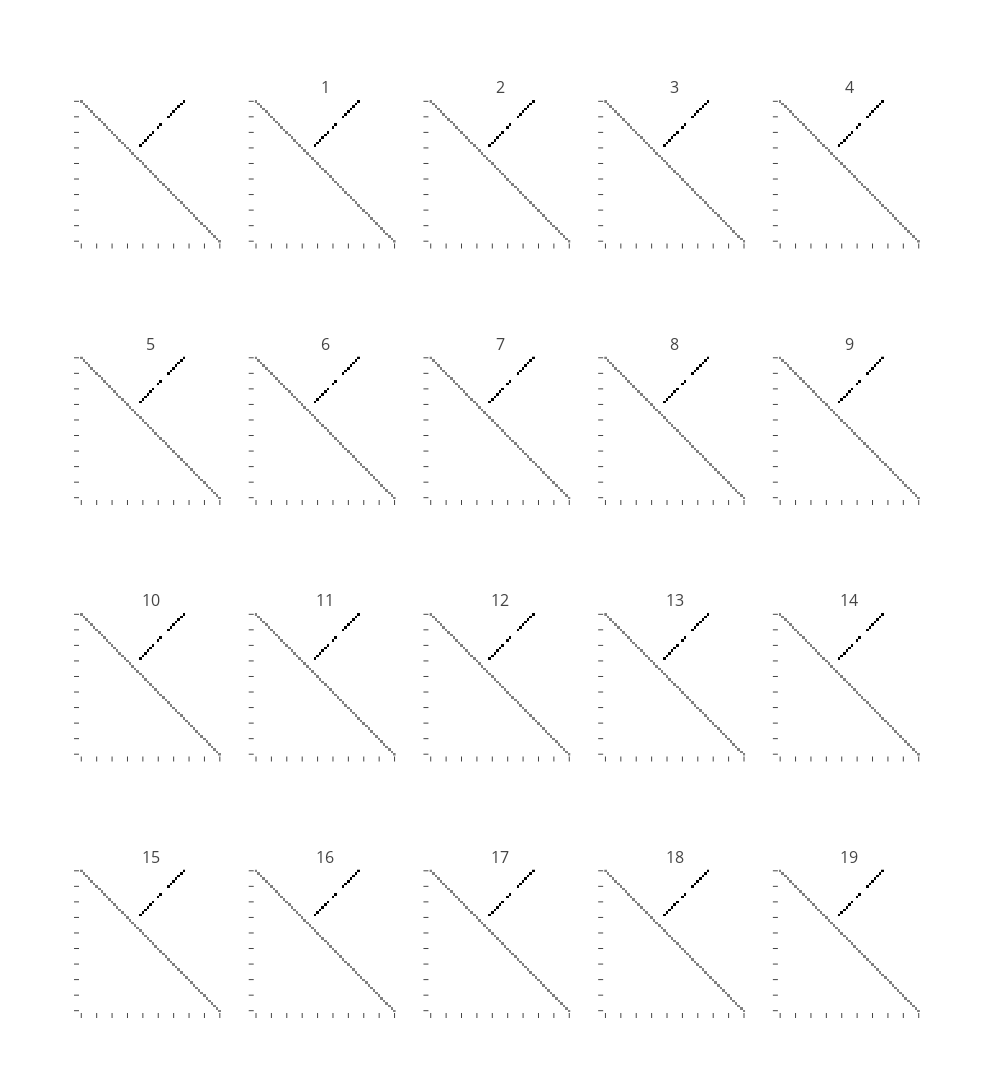

This figure's notebook cell:
### Code cell
n_sample = min(len(pred_idxes), 20)  # not plotting everything! in case there are too many


axis_label = ["{}{}".format(i, x) for i, x in enumerate(seq)]

n_rows = int(np.floor(np.sqrt(n_sample)))
n_cols = int(np.ceil(n_sample/n_rows))
fig = plotly.tools.make_subplots(rows=n_rows, cols=n_cols, subplot_titles=range(n_sample))

# db_strs = []
df_metric = []

for idx_sample in range(n_sample):  
    _pred = make_arr(len(seq), pred_idxes[idx_sample])
    
    # dot-bracket notation
    db_str = arr2db(_pred)
#     db_strs.append(db_str)
#     print idx_sample, db_str
    print idx_sample
    print forna_url(seq, db_str)
    
    # metric
    sensitivity = EvalMetric.sensitivity(_pred, target)
    ppv = EvalMetric.ppv(_pred, target)
    f_measure = EvalMetric.f_measure(sensitivity, ppv)
    print "sensitivity: {}, ppv: {}, f measure: {}".format(sensitivity, ppv, f_measure)
    print logp[idx_sample], pfe[idx_sample]
    print ''
#     df_metric.append({
#         'idx_sample': idx_sample,
#         'seq': seq,
#         'db_str': db_str,
#         'pred': _pred,
#         'sensitivity': sensitivity,
#         'ppv': ppv,
#         'f_measure': f_measure,
#     })
    
    # set diagonal to 0.5, for visualization
    _pred[np.diag_indices_from(_pred)] = 0.5
    trace = go.Heatmap(
                   z=_pred,
                   x=axis_label,
                   y=axis_label,
    reversescale=True,
    showscale=False,
    colorscale='Greys')
    fig.append_trace(trace, idx_sample//n_cols + 1, idx_sample%n_cols + 1)
    

layout = dict(
#     title='prediction_1_step_ar',
#     title='{} {}'.format(idx_sample, db_str),
    xaxis=dict(showticklabels=False, showgrid=False),
    yaxis=dict(autorange='reversed', showticklabels=False, showgrid=False),
     height=1200,
    width=1000,
    )
layout['annotations'] = []
for idx_sample in range(1, n_sample):
    layout["xaxis{}".format(idx_sample+1)]=dict(showticklabels=False, showgrid=False)
    layout["yaxis{}".format(idx_sample+1)]=dict(autorange='reversed', showticklabels=False, showgrid=False)
#     layout['annotations'].append({"text": db_strs[idx_sample]})
fig['layout'].update(layout)
iplot(fig)

### Figure 1 — Plotly figure (JSON) as saved in the notebook; plotly's stock layout.template omitted (floating-point values rounded to 4 significant figures; data arrays with more than 128 entries replaced by an {"elided": "..."} marker saying what was removed)
{"data": [{"colorscale": "Greys", "reversescale": true, "showscale": false, "type": "heatmap", "uid": "bfbb1794-b6e6-4181-bf01-d6095eb895a2", "x": ["0U", "1C", "2A", "3U", "4U", "5U", "6G", "7U", "8A", "9A", "10G", "11U", "12C", "13G", "14C", "15U", "16U", "17U", "18G", "19G", "20A", "21U", "22A", "23A", "24A", "25A", "26G", "27C", "28G", "29U", "30C", "31U", "32G", "33C", "34U", "35A", "36A", "37A", "38U", "39G", "40A", "41C", "42U", "43A", "44A", "45A", "46U", "47G", "48U", "49A", "50A", "51A", "52U", "53G", "54U"], "xaxis": "x", "y": ["0U", "1C", "2A", "3U", "4U", "5U", "6G", "7U", "8A", "9A", "10G", "11U", "12C", "13G", "14C", "15U", "16U", "17U", "18G", "19G", "20A", "21U", "22A", "23A", "24A", "25A", "26G", "27C", "28G", "29U", "30C", "31U", "32G", "33C", "34U", "35A", "36A", "37A", "38U", "39G", "40A", "41C", "42U", "43A", "44A", "45A", "46U", "47G", "48U", "49A", "50A", "51A", "52U", "53G", "54U"], "yaxis": "y", "z": {"elided": "55x55 float values"}}, {"colorscale": "Greys", "reversescale": true, "showscale": false, "type": "heatmap", "uid": "76b280d0-5c22-41ea-8a05-61b54df8cdde", "x": ["0U", "1C", "2A", "3U", "4U", "5U", "6G", "7U", "8A", "9A", "10G", "11U", "12C", "13G", "14C", "15U", "16U", "17U", "18G", "19G", "20A", "21U", "22A", "23A", "24A", "25A", "26G", "27C", "28G", "29U", "30C", "31U", "32G", "33C", "34U", "35A", "36A", "37A", "38U", "39G", "40A", "41C", "42U", "43A", "44A", "45A", "46U", "47G", "48U", "49A", "50A", "51A", "52U", "53G", "54U"], "xaxis": "x2", "y": ["0U", "1C", "2A", "3U", "4U", "5U", "6G", "7U", "8A", "9A", "10G", "11U", "12C", "13G", "14C", "15U", "16U", "17U", "18G", "19G", "20A", "21U", "22A", "23A", "24A", "25A", "26G", "27C", "28G", "29U", "30C", "31U", "32G", "33C", "34U", "35A", "36A", "37A", "38U", "39G", "40A", "41C", "42U", "43A", "44A", "45A", "46U", "47G", "48U", "49A", "50A", "51A", "52U", "53G", "54U"], "yaxis": "y2", "z": {"elided": "55x55 float values"}}, {"colorscale": "Greys", "reversescale": true, "showscale": false, "type": "heatmap", "uid": "fd6eabc8-d45a-4390-82fe-f881a70b1c67", "x": ["0U", "1C", "2A", "3U", "4U", "5U", "6G", "7U", "8A", "9A", "10G", "11U", "12C", "13G", "14C", "15U", "16U", "17U", "18G", "19G", "20A", "21U", "22A", "23A", "24A", "25A", "26G", "27C", "28G", "29U", "30C", "31U", "32G", "33C", "34U", "35A", "36A", "37A", "38U", "39G", "40A", "41C", "42U", "43A", "44A", "45A", "46U", "47G", "48U", "49A", "50A", "51A", "52U", "53G", "54U"], "xaxis": "x3", "y": ["0U", "1C", "2A", "3U", "4U", "5U", "6G", "7U", "8A", "9A", "10G", "11U", "12C", "13G", "14C", "15U", "16U", "17U", "18G", "19G", "20A", "21U", "22A", "23A", "24A", "25A", "26G", "27C", "28G", "29U", "30C", "31U", "32G", "33C", "34U", "35A", "36A", "37A", "38U", "39G", "40A", "41C", "42U", "43A", "44A", "45A", "46U", "47G", "48U", "49A", "50A", "51A", "52U", "53G", "54U"], "yaxis": "y3", "z": {"elided": "55x55 float values"}}, {"colorscale": "Greys", "reversescale": true, "showscale": false, "type": "heatmap", "uid": "379da36b-ce77-47eb-8772-01abffbd396c", "x": ["0U", "1C", "2A", "3U", "4U", "5U", "6G", "7U", "8A", "9A", "10G", "11U", "12C", "13G", "14C", "15U", "16U", "17U", "18G", "19G", "20A", "21U", "22A", "23A", "24A", "25A", "26G", "27C", "28G", "29U", "30C", "31U", "32G", "33C", "34U", "35A", "36A", "37A", "38U", "39G", "40A", "41C", "42U", "43A", "44A", "45A", "46U", "47G", "48U", "49A", "50A", "51A", "52U", "53G", "54U"], "xaxis": "x4", "y": ["0U", "1C", "2A", "3U", "4U", "5U", "6G", "7U", "8A", "9A", "10G", "11U", "12C", "13G", "14C", "15U", "16U", "17U", "18G", "19G", "20A", "21U", "22A", "23A", "24A", "25A", "26G", "27C", "28G", "29U", "30C", "31U", "32G", "33C", "34U", "35A", "36A", "37A", "38U", "39G", "40A", "41C", "42U", "43A", "44A", "45A", "46U", "47G", "48U", "49A", "50A", "51A", "52U", "53G", "54U"], "yaxis": "y4", "z": {"elided": "55x55 float values"}}, {"colorscale": "Greys", "reversescale": true, "showscale": false, "type": "heatmap", "uid": "f21adb4e-90c2-4cc6-9332-ad3cee3b4ce3", "x": ["0U", "1C", "2A", "3U", "4U", "5U", "6G", "7U", "8A", "9A", "10G", "11U", "12C", "13G", "14C", "15U", "16U", "17U", "18G", "19G", "20A", "21U", "22A", "23A", "24A", "25A", "26G", "27C", "28G", "29U", "30C", "31U", "32G", "33C", "34U", "35A", "36A", "37A", "38U", "39G", "40A", "41C", "42U", "43A", "44A", "45A", "46U", "47G", "48U", "49A", "50A", "51A", "52U", "53G", "54U"], "xaxis": "x5", "y": ["0U", "1C", "2A", "3U", "4U", "5U", "6G", "7U", "8A", "9A", "10G", "11U", "12C", "13G", "14C", "15U", "16U", "17U", "18G", "19G", "20A", "21U", "22A", "23A", "24A", "25A", "26G", "27C", "28G", "29U", "30C", "31U", "32G", "33C", "34U", "35A", "36A", "37A", "38U", "39G", "40A", "41C", "42U", "43A", "44A", "45A", "46U", "47G", "48U", "49A", "50A", "51A", "52U", "53G", "54U"], "yaxis": "y5", "z": {"elided": "55x55 float values"}}, {"colorscale": "Greys", "reversescale": true, "showscale": false, "type": "heatmap", "uid": "c4885a21-0144-4778-b410-b67f9386ce82", "x": ["0U", "1C", "2A", "3U", "4U", "5U", "6G", "7U", "8A", "9A", "10G", "11U", "12C", "13G", "14C", "15U", "16U", "17U", "18G", "19G", "20A", "21U", "22A", "23A", "24A", "25A", "26G", "27C", "28G", "29U", "30C", "31U", "32G", "33C", "34U", "35A", "36A", "37A", "38U", "39G", "40A", "41C", "42U", "43A", "44A", "45A", "46U", "47G", "48U", "49A", "50A", "51A", "52U", "53G", "54U"], "xaxis": "x6", "y": ["0U", "1C", "2A", "3U", "4U", "5U", "6G", "7U", "8A", "9A", "10G", "11U", "12C", "13G", "14C", "15U", "16U", "17U", "18G", "19G", "20A", "21U", "22A", "23A", "24A", "25A", "26G", "27C", "28G", "29U", "30C", "31U", "32G", "33C", "34U", "35A", "36A", "37A", "38U", "39G", "40A", "41C", "42U", "43A", "44A", "45A", "46U", "47G", "48U", "49A", "50A", "51A", "52U", "53G", "54U"], "yaxis": "y6", "z": {"elided": "55x55 float values"}}, {"colorscale": "Greys", "reversescale": true, "showscale": false, "type": "heatmap", "uid": "e1cbf63d-b063-4fe9-b11a-25d784140f6f", "x": ["0U", "1C", "2A", "3U", "4U", "5U", "6G", "7U", "8A", "9A", "10G", "11U", "12C", "13G", "14C", "15U", "16U", "17U", "18G", "19G", "20A", "21U", "22A", "23A", "24A", "25A", "26G", "27C", "28G", "29U", "30C", "31U", "32G", "33C", "34U", "35A", "36A", "37A", "38U", "39G", "40A", "41C", "42U", "43A", "44A", "45A", "46U", "47G", "48U", "49A", "50A", "51A", "52U", "53G", "54U"], "xaxis": "x7", "y": ["0U", "1C", "2A", "3U", "4U", "5U", "6G", "7U", "8A", "9A", "10G", "11U", "12C", "13G", "14C", "15U", "16U", "17U", "18G", "19G", "20A", "21U", "22A", "23A", "24A", "25A", "26G", "27C", "28G", "29U", "30C", "31U", "32G", "33C", "34U", "35A", "36A", "37A", "38U", "39G", "40A", "41C", "42U", "43A", "44A", "45A", "46U", "47G", "48U", "49A", "50A", "51A", "52U", "53G", "54U"], "yaxis": "y7", "z": {"elided": "55x55 float values"}}, {"colorscale": "Greys", "reversescale": true, "showscale": false, "type": "heatmap", "uid": "5f45749b-a6e5-444c-966c-ba98746e6582", "x": ["0U", "1C", "2A", "3U", "4U", "5U", "6G", "7U", "8A", "9A", "10G", "11U", "12C", "13G", "14C", "15U", "16U", "17U", "18G", "19G", "20A", "21U", "22A", "23A", "24A", "25A", "26G", "27C", "28G", "29U", "30C", "31U", "32G", "33C", "34U", "35A", "36A", "37A", "38U", "39G", "40A", "41C", "42U", "43A", "44A", "45A", "46U", "47G", "48U", "49A", "50A", "51A", "52U", "53G", "54U"], "xaxis": "x8", "y": ["0U", "1C", "2A", "3U", "4U", "5U", "6G", "7U", "8A", "9A", "10G", "11U", "12C", "13G", "14C", "15U", "16U", "17U", "18G", "19G", "20A", "21U", "22A", "23A", "24A", "25A", "26G", "27C", "28G", "29U", "30C", "31U", "32G", "33C", "34U", "35A", "36A", "37A", "38U", "39G", "40A", "41C", "42U", "43A", "44A", "45A", "46U", "47G", "48U", "49A", "50A", "51A", "52U", "53G", "54U"], "yaxis": "y8", "z": {"elided": "55x55 float values"}}, {"colorscale": "Greys", "reversescale": true, "showscale": false, "type": "heatmap", "uid": "2a13dae4-8015-41fb-92e1-0146fc33b23a", "x": ["0U", "1C", "2A", "3U", "4U", "5U", "6G", "7U", "8A", "9A", "10G", "11U", "12C", "13G", "14C", "15U", "16U", "17U", "18G", "19G", "20A", "21U", "22A", "23A", "24A", "25A", "26G", "27C", "28G", "29U", "30C", "31U", "32G", "33C", "34U", "35A", "36A", "37A", "38U", "39G", "40A", "41C", "42U", "43A", "44A", "45A", "46U", "47G", "48U", "49A", "50A", "51A", "52U", "53G", "54U"], "xaxis": "x9", "y": ["0U", "1C", "2A", "3U", "4U", "5U", "6G", "7U", "8A", "9A", "10G", "11U", "12C", "13G", "14C", "15U", "16U", "17U", "18G", "19G", "20A", "21U", "22A", "23A", "24A", "25A", "26G", "27C", "28G", "29U", "30C", "31U", "32G", "33C", "34U", "35A", "36A", "37A", "38U", "39G", "40A", "41C", "42U", "43A", "44A", "45A", "46U", "47G", "48U", "49A", "50A", "51A", "52U", "53G", "54U"], "yaxis": "y9", "z": {"elided": "55x55 float values"}}, {"colorscale": "Greys", "reversescale": true, "showscale": false, "type": "heatmap", "uid": "405d5fcf-e7a4-46b2-bfb8-10b15d6e8985", "x": ["0U", "1C", "2A", "3U", "4U", "5U", "6G", "7U", "8A", "9A", "10G", "11U", "12C", "13G", "14C", "15U", "16U", "17U", "18G", "19G", "20A", "21U", "22A", "23A", "24A", "25A", "26G", "27C", "28G", "29U", "30C", "31U", "32G", "33C", "34U", "35A", "36A", "37A", "38U", "39G", "40A", "41C", "42U", "43A", "44A", "45A", "46U", "47G", "48U", "49A", "50A", "51A", "52U", "53G", "54U"], "xaxis": "x10", "y": ["0U", "1C", "2A", "3U", "4U", "5U", "6G", "7U", "8A", "9A", "10G", "11U", "12C", "13G", "14C", "15U", "16U", "17U", "18G", "19G", "20A", "21U", "22A", "23A", "24A", "25A", "26G", "27C", "28G", "29U", "30C", "31U", "32G", "33C", "34U", "35A", "36A", "37A", "38U", "39G", "40A", "41C", "42U", "43A", "44A", "45A", "46U", "47G", "48U", "49A", "50A", "51A", "52U", "53G", "54U"], "yaxis": "y10", "z": {"elided": "55x55 float values"}}, {"colorscale": "Greys", "reversescale": true, "showscale": false, "type": "heatmap", "uid": "6c40cf8e-abd5-4f6e-92b1-d6db9f2b1566", "x": ["0U", "1C", "2A", "3U", "4U", "5U", "6G", "7U", "8A", "9A", "10G", "11U", "12C", "13G", "14C", "15U", "16U", "17U", "18G", "19G", "20A", "21U", "22A", "23A", "24A", "25A", "26G", "27C", "28G", "29U", "30C", "31U", "32G", "33C", "34U", "35A", "36A", "37A", "38U", "39G", "40A", "41C", "42U", "43A", "44A", "45A", "46U", "47G", "48U", "49A", "50A", "51A", "52U", "53G", "54U"], "xaxis": "x11", "y": ["0U", "1C", "2A", "3U", "4U", "5U", "6G", "7U", "8A", "9A", "10G", "11U", "12C", "13G", "14C", "15U", "16U", "17U", "18G", "19G", "20A", "21U", "22A", "23A", "24A", "25A", "26G", "27C", "28G", "29U", "30C", "31U", "32G", "33C", "34U", "35A", "36A", "37A", "38U", "39G", "40A", "41C", "42U", "43A", "44A", "45A", "46U", "47G", "48U", "49A", "50A", "51A", "52U", "53G", "54U"], "yaxis": "y11", "z": {"elided": "55x55 float values"}}, {"colorscale": "Greys", "reversescale": true, "showscale": false, "type": "heatmap", "uid": "994d5700-781c-4bf8-af7d-def80b06f17a", "x": ["0U", "1C", "2A", "3U", "4U", "5U", "6G", "7U", "8A", "9A", "10G", "11U", "12C", "13G", "14C", "15U", "16U", "17U", "18G", "19G", "20A", "21U", "22A", "23A", "24A", "25A", "26G", "27C", "28G", "29U", "30C", "31U", "32G", "33C", "34U", "35A", "36A", "37A", "38U", "39G", "40A", "41C", "42U", "43A", "44A", "45A", "46U", "47G", "48U", "49A", "50A", "51A", "52U", "53G", "54U"], "xaxis": "x12", "y": ["0U", "1C", "2A", "3U", "4U", "5U", "6G", "7U", "8A", "9A", "10G", "11U", "12C", "13G", "14C", "15U", "16U", "17U", "18G", "19G", "20A", "21U", "22A", "23A", "24A", "25A", "26G", "27C", "28G", "29U", "30C", "31U", "32G", "33C", "34U", "35A", "36A", "37A", "38U", "39G", "40A", "41C", "42U", "43A", "44A", "45A", "46U", "47G", "48U", "49A", "50A", "51A", "52U", "53G", "54U"], "yaxis": "y12", "z": {"elided": "55x55 float values"}}, {"colorscale": "Greys", "reversescale": true, "showscale": false, "type": "heatmap", "uid": "36b9b334-98d2-4018-850b-07ac9b8d06e6", "x": ["0U", "1C", "2A", "3U", "4U", "5U", "6G", "7U", "8A", "9A", "10G", "11U", "12C", "13G", "14C", "15U", "16U", "17U", "18G", "19G", "20A", "21U", "22A", "23A", "24A", "25A", "26G", "27C", "28G", "29U", "30C", "31U", "32G", "33C", "34U", "35A", "36A", "37A", "38U", "39G", "40A", "41C", "42U", "43A", "44A", "45A", "46U", "47G", "48U", "49A", "50A", "51A", "52U", "53G", "54U"], "xaxis": "x13", "y": ["0U", "1C", "2A", "3U", "4U", "5U", "6G", "7U", "8A", "9A", "10G", "11U", "12C", "13G", "14C", "15U", "16U", "17U", "18G", "19G", "20A", "21U", "22A", "23A", "24A", "25A", "26G", "27C", "28G", "29U", "30C", "31U", "32G", "33C", "34U", "35A", "36A", "37A", "38U", "39G", "40A", "41C", "42U", "43A", "44A", "45A", "46U", "47G", "48U", "49A", "50A", "51A", "52U", "53G", "54U"], "yaxis": "y13", "z": {"elided": "55x55 float values"}}, {"colorscale": "Greys", "reversescale": true, "showscale": false, "type": "heatmap", "uid": "684531a2-f398-4305-82d4-c499d2f6b05d", "x": ["0U", "1C", "2A", "3U", "4U", "5U", "6G", "7U", "8A", "9A", "10G", "11U", "12C", "13G", "14C", "15U", "16U", "17U", "18G", "19G", "20A", "21U", "22A", "23A", "24A", "25A", "26G", "27C", "28G", "29U", "30C", "31U", "32G", "33C", "34U", "35A", "36A", "37A", "38U", "39G", "40A", "41C", "42U", "43A", "44A", "45A", "46U", "47G", "48U", "49A", "50A", "51A", "52U", "53G", "54U"], "xaxis": "x14", "y": ["0U", "1C", "2A", "3U", "4U", "5U", "6G", "7U", "8A", "9A", "10G", "11U", "12C", "13G", "14C", "15U", "16U", "17U", "18G", "19G", "20A", "21U", "22A", "23A", "24A", "25A", "26G", "27C", "28G", "29U", "30C", "31U", "32G", "33C", "34U", "35A", "36A", "37A", "38U", "39G", "40A", "41C", "42U", "43A", "44A", "45A", "46U", "47G", "48U", "49A", "50A", "51A", "52U", "53G", "54U"], "yaxis": "y14", "z": {"elided": "55x55 float values"}}, {"colorscale": "Greys", "reversescale": true, "showscale": false, "type": "heatmap", "uid": "b1446f62-e2fc-4dda-b487-9d6cafcd7cbb", "x": ["0U", "1C", "2A", "3U", "4U", "5U", "6G", "7U", "8A", "9A", "10G", "11U", "12C", "13G", "14C", "15U", "16U", "17U", "18G", "19G", "20A", "21U", "22A", "23A", "24A", "25A", "26G", "27C", "28G", "29U", "30C", "31U", "32G", "33C", "34U", "35A", "36A", "37A", "38U", "39G", "40A", "41C", "42U", "43A", "44A", "45A", "46U", "47G", "48U", "49A", "50A", "51A", "52U", "53G", "54U"], "xaxis": "x15", "y": ["0U", "1C", "2A", "3U", "4U", "5U", "6G", "7U", "8A", "9A", "10G", "11U", "12C", "13G", "14C", "15U", "16U", "17U", "18G", "19G", "20A", "21U", "22A", "23A", "24A", "25A", "26G", "27C", "28G", "29U", "30C", "31U", "32G", "33C", "34U", "35A", "36A", "37A", "38U", "39G", "40A", "41C", "42U", "43A", "44A", "45A", "46U", "47G", "48U", "49A", "50A", "51A", "52U", "53G", "54U"], "yaxis": "y15", "z": {"elided": "55x55 float values"}}, {"colorscale": "Greys", "reversescale": true, "showscale": false, "type": "heatmap", "uid": "52689914-6adf-4539-b552-02cf2a365bec", "x": ["0U", "1C", "2A", "3U", "4U", "5U", "6G", "7U", "8A", "9A", "10G", "11U", "12C", "13G", "14C", "15U", "16U", "17U", "18G", "19G", "20A", "21U", "22A", "23A", "24A", "25A", "26G", "27C", "28G", "29U", "30C", "31U", "32G", "33C", "34U", "35A", "36A", "37A", "38U", "39G", "40A", "41C", "42U", "43A", "44A", "45A", "46U", "47G", "48U", "49A", "50A", "51A", "52U", "53G", "54U"], "xaxis": "x16", "y": ["0U", "1C", "2A", "3U", "4U", "5U", "6G", "7U", "8A", "9A", "10G", "11U", "12C", "13G", "14C", "15U", "16U", "17U", "18G", "19G", "20A", "21U", "22A", "23A", "24A", "25A", "26G", "27C", "28G", "29U", "30C", "31U", "32G", "33C", "34U", "35A", "36A", "37A", "38U", "39G", "40A", "41C", "42U", "43A", "44A", "45A", "46U", "47G", "48U", "49A", "50A", "51A", "52U", "53G", "54U"], "yaxis": "y16", "z": {"elided": "55x55 float values"}}, {"colorscale": "Greys", "reversescale": true, "showscale": false, "type": "heatmap", "uid": "f2d879e4-aafc-43ba-a8d1-e14c43ebefba", "x": ["0U", "1C", "2A", "3U", "4U", "5U", "6G", "7U", "8A", "9A", "10G", "11U", "12C", "13G", "14C", "15U", "16U", "17U", "18G", "19G", "20A", "21U", "22A", "23A", "24A", "25A", "26G", "27C", "28G", "29U", "30C", "31U", "32G", "33C", "34U", "35A", "36A", "37A", "38U", "39G", "40A", "41C", "42U", "43A", "44A", "45A", "46U", "47G", "48U", "49A", "50A", "51A", "52U", "53G", "54U"], "xaxis": "x17", "y": ["0U", "1C", "2A", "3U", "4U", "5U", "6G", "7U", "8A", "9A", "10G", "11U", "12C", "13G", "14C", "15U", "16U", "17U", "18G", "19G", "20A", "21U", "22A", "23A", "24A", "25A", "26G", "27C", "28G", "29U", "30C", "31U", "32G", "33C", "34U", "35A", "36A", "37A", "38U", "39G", "40A", "41C", "42U", "43A", "44A", "45A", "46U", "47G", "48U", "49A", "50A", "51A", "52U", "53G", "54U"], "yaxis": "y17", "z": {"elided": "55x55 float values"}}, {"colorscale": "Greys", "reversescale": true, "showscale": false, "type": "heatmap", "uid": "59101edc-44d0-4dc3-a9ce-1ffa8099fe22", "x": ["0U", "1C", "2A", "3U", "4U", "5U", "6G", "7U", "8A", "9A", "10G", "11U", "12C", "13G", "14C", "15U", "16U", "17U", "18G", "19G", "20A", "21U", "22A", "23A", "24A", "25A", "26G", "27C", "28G", "29U", "30C", "31U", "32G", "33C", "34U", "35A", "36A", "37A", "38U", "39G", "40A", "41C", "42U", "43A", "44A", "45A", "46U", "47G", "48U", "49A", "50A", "51A", "52U", "53G", "54U"], "xaxis": "x18", "y": ["0U", "1C", "2A", "3U", "4U", "5U", "6G", "7U", "8A", "9A", "10G", "11U", "12C", "13G", "14C", "15U", "16U", "17U", "18G", "19G", "20A", "21U", "22A", "23A", "24A", "25A", "26G", "27C", "28G", "29U", "30C", "31U", "32G", "33C", "34U", "35A", "36A", "37A", "38U", "39G", "40A", "41C", "42U", "43A", "44A", "45A", "46U", "47G", "48U", "49A", "50A", "51A", "52U", "53G", "54U"], "yaxis": "y18", "z": {"elided": "55x55 float values"}}, {"colorscale": "Greys", "reversescale": true, "showscale": false, "type": "heatmap", "uid": "24371fa5-d31c-4b10-be0c-46666ff78039", "x": ["0U", "1C", "2A", "3U", "4U", "5U", "6G", "7U", "8A", "9A", "10G", "11U", "12C", "13G", "14C", "15U", "16U", "17U", "18G", "19G", "20A", "21U", "22A", "23A", "24A", "25A", "26G", "27C", "28G", "29U", "30C", "31U", "32G", "33C", "34U", "35A", "36A", "37A", "38U", "39G", "40A", "41C", "42U", "43A", "44A", "45A", "46U", "47G", "48U", "49A", "50A", "51A", "52U", "53G", "54U"], "xaxis": "x19", "y": ["0U", "1C", "2A", "3U", "4U", "5U", "6G", "7U", "8A", "9A", "10G", "11U", "12C", "13G", "14C", "15U", "16U", "17U", "18G", "19G", "20A", "21U", "22A", "23A", "24A", "25A", "26G", "27C", "28G", "29U", "30C", "31U", "32G", "33C", "34U", "35A", "36A", "37A", "38U", "39G", "40A", "41C", "42U", "43A", "44A", "45A", "46U", "47G", "48U", "49A", "50A", "51A", "52U", "53G", "54U"], "yaxis": "y19", "z": {"elided": "55x55 float values"}}, {"colorscale": "Greys", "reversescale": true, "showscale": false, "type": "heatmap", "uid": "35c50c30-6338-4beb-9e26-c59840df6b81", "x": ["0U", "1C", "2A", "3U", "4U", "5U", "6G", "7U", "8A", "9A", "10G", "11U", "12C", "13G", "14C", "15U", "16U", "17U", "18G", "19G", "20A", "21U", "22A", "23A", "24A", "25A", "26G", "27C", "28G", "29U", "30C", "31U", "32G", "33C", "34U", "35A", "36A", "37A", "38U", "39G", "40A", "41C", "42U", "43A", "44A", "45A", "46U", "47G", "48U", "49A", "50A", "51A", "52U", "53G", "54U"], "xaxis": "x20", "y": ["0U", "1C", "2A", "3U", "4U", "5U", "6G", "7U", "8A", "9A", "10G", "11U", "12C", "13G", "14C", "15U", "16U", "17U", "18G", "19G", "20A", "21U", "22A", "23A", "24A", "25A", "26G", "27C", "28G", "29U", "30C", "31U", "32G", "33C", "34U", "35A", "36A", "37A", "38U", "39G", "40A", "41C", "42U", "43A", "44A", "45A", "46U", "47G", "48U", "49A", "50A", "51A", "52U", "53G", "54U"], "yaxis": "y20", "z": {"elided": "55x55 float values"}}], "layout": {"annotations": [{"font": {"size": 16}, "showarrow": false, "text": "1", "x": 0.292, "xanchor": "center", "xref": "paper", "y": 1, "yanchor": "bottom", "yref": "paper"}, {"font": {"size": 16}, "showarrow": false, "text": "2", "x": 0.5, "xanchor": "center", "xref": "paper", "y": 1, "yanchor": "bottom", "yref": "paper"}, {"font": {"size": 16}, "showarrow": false, "text": "3", "x": 0.708, "xanchor": "center", "xref": "paper", "y": 1, "yanchor": "bottom", "yref": "paper"}, {"font": {"size": 16}, "showarrow": false, "text": "4", "x": 0.916, "xanchor": "center", "xref": "paper", "y": 1, "yanchor": "bottom", "yref": "paper"}, {"font": {"size": 16}, "showarrow": false, "text": "5", "x": 0.084, "xanchor": "center", "xref": "paper", "y": 0.7188, "yanchor": "bottom", "yref": "paper"}, {"font": {"size": 16}, "showarrow": false, "text": "6", "x": 0.292, "xanchor": "center", "xref": "paper", "y": 0.7188, "yanchor": "bottom", "yref": "paper"}, {"font": {"size": 16}, "showarrow": false, "text": "7", "x": 0.5, "xanchor": "center", "xref": "paper", "y": 0.7188, "yanchor": "bottom", "yref": "paper"}, {"font": {"size": 16}, "showarrow": false, "text": "8", "x": 0.708, "xanchor": "center", "xref": "paper", "y": 0.7188, "yanchor": "bottom", "yref": "paper"}, {"font": {"size": 16}, "showarrow": false, "text": "9", "x": 0.916, "xanchor": "center", "xref": "paper", "y": 0.7188, "yanchor": "bottom", "yref": "paper"}, {"font": {"size": 16}, "showarrow": false, "text": "10", "x": 0.084, "xanchor": "center", "xref": "paper", "y": 0.4375, "yanchor": "bottom", "yref": "paper"}, {"font": {"size": 16}, "showarrow": false, "text": "11", "x": 0.292, "xanchor": "center", "xref": "paper", "y": 0.4375, "yanchor": "bottom", "yref": "paper"}, {"font": {"size": 16}, "showarrow": false, "text": "12", "x": 0.5, "xanchor": "center", "xref": "paper", "y": 0.4375, "yanchor": "bottom", "yref": "paper"}, {"font": {"size": 16}, "showarrow": false, "text": "13", "x": 0.708, "xanchor": "center", "xref": "paper", "y": 0.4375, "yanchor": "bottom", "yref": "paper"}, {"font": {"size": 16}, "showarrow": false, "text": "14", "x": 0.916, "xanchor": "center", "xref": "paper", "y": 0.4375, "yanchor": "bottom", "yref": "paper"}, {"font": {"size": 16}, "showarrow": false, "text": "15", "x": 0.084, "xanchor": "center", "xref": "paper", "y": 0.1562, "yanchor": "bottom", "yref": "paper"}, {"font": {"size": 16}, "showarrow": false, "text": "16", "x": 0.292, "xanchor": "center", "xref": "paper", "y": 0.1562, "yanchor": "bottom", "yref": "paper"}, {"font": {"size": 16}, "showarrow": false, "text": "17", "x": 0.5, "xanchor": "center", "xref": "paper", "y": 0.1562, "yanchor": "bottom", "yref": "paper"}, {"font": {"size": 16}, "showarrow": false, "text": "18", "x": 0.708, "xanchor": "center", "xref": "paper", "y": 0.1562, "yanchor": "bottom", "yref": "paper"}, {"font": {"size": 16}, "showarrow": false, "text": "19", "x": 0.916, "xanchor": "center", "xref": "paper", "y": 0.1562, "yanchor": "bottom", "yref": "paper"}], "height": 1200, "width": 1000, "xaxis": {"anchor": "y", "domain": [0, 0.168], "showgrid": false, "showticklabels": false}, "xaxis10": {"anchor": "y10", "domain": [0.832, 1], "showgrid": false, "showticklabels": false}, "xaxis11": {"anchor": "y11", "domain": [0, 0.168], "showgrid": false, "showticklabels": false}, "xaxis12": {"anchor": "y12", "domain": [0.208, 0.376], "showgrid": false, "showticklabels": false}, "xaxis13": {"anchor": "y13", "domain": [0.416, 0.584], "showgrid": false, "showticklabels": false}, "xaxis14": {"anchor": "y14", "domain": [0.624, 0.792], "showgrid": false, "showticklabels": false}, "xaxis15": {"anchor": "y15", "domain": [0.832, 1], "showgrid": false, "showticklabels": false}, "xaxis16": {"anchor": "y16", "domain": [0, 0.168], "showgrid": false, "showticklabels": false}, "xaxis17": {"anchor": "y17", "domain": [0.208, 0.376], "showgrid": false, "showticklabels": false}, "xaxis18": {"anchor": "y18", "domain": [0.416, 0.584], "showgrid": false, "showticklabels": false}, "xaxis19": {"anchor": "y19", "domain": [0.624, 0.792], "showgrid": false, "showticklabels": false}, "xaxis2": {"anchor": "y2", "domain": [0.208, 0.376], "showgrid": false, "showticklabels": false}, "xaxis20": {"anchor": "y20", "domain": [0.832, 1], "showgrid": false, "showticklabels": false}, "xaxis3": {"anchor": "y3", "domain": [0.416, 0.584], "showgrid": false, "showticklabels": false}, "xaxis4": {"anchor": "y4", "domain": [0.624, 0.792], "showgrid": false, "showticklabels": false}, "xaxis5": {"anchor": "y5", "domain": [0.832, 1], "showgrid": false, "showticklabels": false}, "xaxis6": {"anchor": "y6", "domain": [0, 0.168], "showgrid": false, "showticklabels": false}, "xaxis7": {"anchor": "y7", "domain": [0.208, 0.376], "showgrid": false, "showticklabels": false}, "xaxis8": {"anchor": "y8", "domain": [0.416, 0.584], "showgrid": false, "showticklabels": false}, "xaxis9": {"anchor": "y9", "domain": [0.624, 0.792], "showgrid": false, "showticklabels": false}, "yaxis": {"anchor": "x", "autorange": "reversed", "domain": [0.8438, 1], "showgrid": false, "showticklabels": false}, "yaxis10": {"anchor": "x10", "autorange": "reversed", "domain": [0.5625, 0.7188], "showgrid": false, "showticklabels": false}, "yaxis11": {"anchor": "x11", "autorange": "reversed", "domain": [0.2812, 0.4375], "showgrid": false, "showticklabels": false}, "yaxis12": {"anchor": "x12", "autorange": "reversed", "domain": [0.2812, 0.4375], "showgrid": false, "showticklabels": false}, "yaxis13": {"anchor": "x13", "autorange": "reversed", "domain": [0.2812, 0.4375], "showgrid": false, "showticklabels": false}, "yaxis14": {"anchor": "x14", "autorange": "reversed", "domain": [0.2812, 0.4375], "showgrid": false, "showticklabels": false}, "yaxis15": {"anchor": "x15", "autorange": "reversed", "domain": [0.2812, 0.4375], "showgrid": false, "showticklabels": false}, "yaxis16": {"anchor": "x16", "autorange": "reversed", "domain": [0, 0.1562], "showgrid": false, "showticklabels": false}, "yaxis17": {"anchor": "x17", "autorange": "reversed", "domain": [0, 0.1562], "showgrid": false, "showticklabels": false}, "yaxis18": {"anchor": "x18", "autorange": "reversed", "domain": [0, 0.1562], "showgrid": false, "showticklabels": false}, "yaxis19": {"anchor": "x19", "autorange": "reversed", "domain": [0, 0.1562], "showgrid": false, "showticklabels": false}, "yaxis2": {"anchor": "x2", "autorange": "reversed", "domain": [0.8438, 1], "showgrid": false, "showticklabels": false}, "yaxis20": {"anchor": "x20", "autorange": "reversed", "domain": [0, 0.1562], "showgrid": false, "showticklabels": false}, "yaxis3": {"anchor": "x3", "autorange": "reversed", "domain": [0.8438, 1], "showgrid": false, "showticklabels": false}, "yaxis4": {"anchor": "x4", "autorange": "reversed", "domain": [0.8438, 1], "showgrid": false, "showticklabels": false}, "yaxis5": {"anchor": "x5", "autorange": "reversed", "domain": [0.8438, 1], "showgrid": false, "showticklabels": false}, "yaxis6": {"anchor": "x6", "autorange": "reversed", "domain": [0.5625, 0.7188], "showgrid": false, "showticklabels": false}, "yaxis7": {"anchor": "x7", "autorange": "reversed", "domain": [0.5625, 0.7188], "showgrid": false, "showticklabels": false}, "yaxis8": {"anchor": "x8", "autorange": "reversed", "domain": [0.5625, 0.7188], "showgrid": false, "showticklabels": false}, "yaxis9": {"anchor": "x9", "autorange": "reversed", "domain": [0.5625, 0.7188], "showgrid": false, "showticklabels": false}}}
